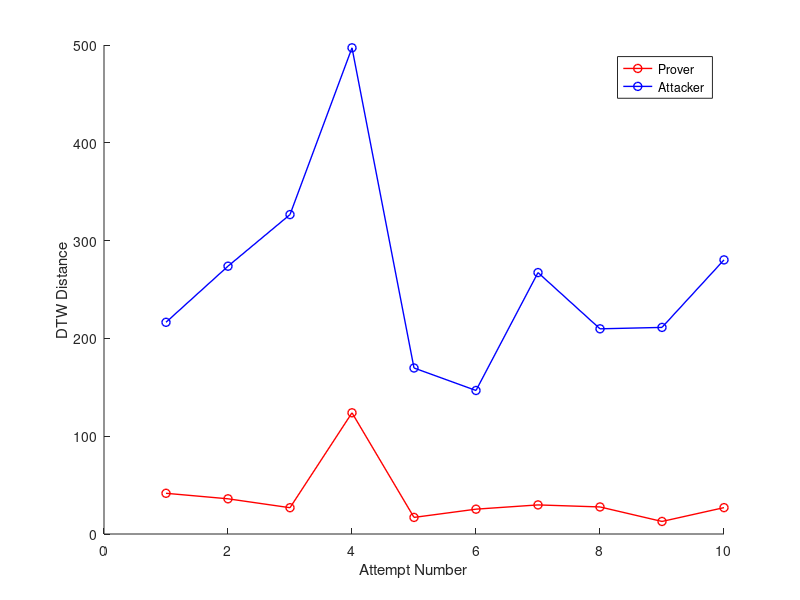

Reproduce this figure in MATLAB. (Note: this script raises an error after producing the figure.)
close all;
clear;
clc;

addpath(genpath('./Code/uWaveMatlab/functions'));

load distanceMatrix.mat


% plot distance matrix
gino_ges = zeros(4,10);
henry_ges = zeros(4,10);
for ges = 1:4
    for at=1:10
       gino_ges(ges, at) = distanceMatrix(1,ges,at);
       henry_ges(ges, at) = distanceMatrix(2,ges,at);
    end
end
att = [1,2,3,4,5,6,7,8,9,10];

fighandles=cell(1,4);

%Gesture 4
fighandles{1}=figure; 
hold all
plot(att, gino_ges(1,:),'Color','r','LineWidth',1,'Marker','o');
plot(att, henry_ges(1,:),'Color','b','LineWidth',1,'Marker','o');
legend('Prover','Attacker');
xlabel('Attempt Number');
ylabel('DTW Distance');
% title('DTW Distance to Verifier');
saveFigure(fighandles{1},'./Data/plots/simultaneousplots/numeight');

hold

fighandles{2}=figure;  
hold all
plot(att, gino_ges(2,:),'Color','r','LineWidth',1,'Marker','o');
plot(att, henry_ges(2,:),'Color','b','LineWidth',1,'Marker','o');
legend('Prover','Attacker');
xlabel('Attempt Number');
ylabel('DTW Distance');
saveFigure(fighandles{2},'./Data/plots/simultaneousplots/zi');

hold

fighandles{3}=figure;  
hold all
plot(att, gino_ges(3,:),'Color','r','LineWidth',1,'Marker','o');
plot(att, henry_ges(3,:),'Color','b','LineWidth',1,'Marker','o');
legend('Prover','Attacker');
xlabel('Attempt Number');
ylabel('DTW Distance');
saveFigure(fighandles{3},'./Data/plots/simultaneousplots/ru');

hold

fighandles{4}=figure; 
hold all
plot(att, gino_ges(4,:),'Color','r','LineWidth',1,'Marker','o');
plot(att, henry_ges(4,:),'Color','b','LineWidth',1,'Marker','o');
legend('Prover','Attacker');
xlabel('Attempt Number');
ylabel('DTW Distance');
saveFigure(fighandles{4},'./Data/plots/simultaneousplots/box');